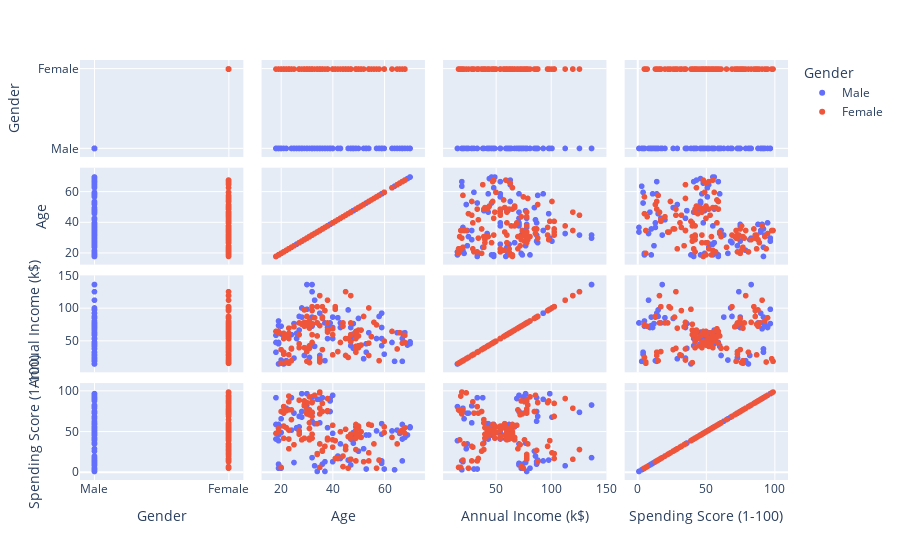

This figure's notebook cell:
### Code cell
px.scatter_matrix(df, color='Gender')

### Figure 1 — Plotly figure (JSON) as saved in the notebook; plotly's stock layout.template omitted (floating-point values rounded to 4 significant figures)
{"data": [{"dimensions": [{"axis": {"matches": true}, "label": "Gender", "values": ["Male", "Male", "Male", "Male", "Male", "Male", "Male", "Male", "Male", "Male", "Male", "Male", "Male", "Male", "Male", "Male", "Male", "Male", "Male", "Male", "Male", "Male", "Male", "Male", "Male", "Male", "Male", "Male", "Male", "Male", "Male", "Male", "Male", "Male", "Male", "Male", "Male", "Male", "Male", "Male", "Male", "Male", "Male", "Male", "Male", "Male", "Male", "Male", "Male", "Male", "Male", "Male", "Male", "Male", "Male", "Male", "Male", "Male", "Male", "Male", "Male", "Male", "Male", "Male", "Male", "Male", "Male", "Male", "Male", "Male", "Male", "Male", "Male", "Male", "Male", "Male", "Male", "Male", "Male", "Male", "Male", "Male", "Male", "Male", "Male", "Male", "Male", "Male"]}, {"axis": {"matches": true}, "label": "Age", "values": [19, 21, 64, 67, 37, 22, 20, 52, 35, 25, 31, 29, 35, 60, 53, 18, 24, 48, 33, 59, 47, 69, 53, 70, 19, 63, 18, 19, 70, 59, 26, 40, 57, 38, 67, 48, 18, 48, 24, 48, 20, 67, 26, 49, 54, 68, 66, 65, 19, 27, 39, 43, 40, 59, 38, 47, 39, 20, 32, 19, 32, 25, 28, 48, 34, 43, 39, 37, 34, 19, 50, 42, 32, 40, 28, 36, 36, 58, 27, 59, 35, 46, 30, 28, 33, 32, 32, 30]}, {"axis": {"matches": true}, "label": "Annual Income (k$)", "values": [15, 15, 19, 19, 20, 20, 21, 23, 24, 24, 25, 28, 28, 30, 33, 33, 38, 39, 42, 43, 43, 44, 46, 46, 46, 48, 48, 48, 49, 54, 54, 54, 54, 54, 54, 54, 59, 60, 60, 61, 61, 62, 62, 62, 63, 63, 63, 63, 64, 67, 69, 71, 71, 71, 71, 71, 71, 73, 73, 74, 75, 77, 77, 77, 78, 78, 78, 78, 78, 81, 85, 86, 87, 87, 87, 87, 87, 88, 88, 93, 93, 98, 99, 101, 113, 126, 137, 137]}, {"axis": {"matches": true}, "label": "Spending Score (1-100)", "values": [39, 81, 3, 14, 13, 79, 66, 29, 35, 73, 73, 82, 61, 4, 4, 92, 92, 36, 60, 60, 41, 46, 46, 56, 55, 51, 59, 59, 55, 47, 54, 48, 51, 55, 41, 46, 41, 49, 52, 42, 49, 59, 55, 56, 46, 43, 48, 52, 46, 56, 91, 35, 95, 11, 75, 9, 75, 5, 73, 10, 93, 12, 97, 36, 90, 17, 88, 1, 1, 5, 26, 20, 63, 13, 75, 10, 92, 15, 69, 14, 90, 15, 97, 68, 8, 74, 18, 83]}], "hovertemplate": "Gender=Male<br>%{xaxis.title.text}=%{x}<br>%{yaxis.title.text}=%{y}<extra></extra>", "legendgroup": "Male", "marker": {"color": "#636efa", "symbol": "circle"}, "name": "Male", "showlegend": true, "type": "splom"}, {"dimensions": [{"axis": {"matches": true}, "label": "Gender", "values": ["Female", "Female", "Female", "Female", "Female", "Female", "Female", "Female", "Female", "Female", "Female", "Female", "Female", "Female", "Female", "Female", "Female", "Female", "Female", "Female", "Female", "Female", "Female", "Female", "Female", "Female", "Female", "Female", "Female", "Female", "Female", "Female", "Female", "Female", "Female", "Female", "Female", "Female", "Female", "Female", "Female", "Female", "Female", "Female", "Female", "Female", "Female", "Female", "Female", "Female", "Female", "Female", "Female", "Female", "Female", "Female", "Female", "Female", "Female", "Female", "Female", "Female", "Female", "Female", "Female", "Female", "Female", "Female", "Female", "Female", "Female", "Female", "Female", "Female", "Female", "Female", "Female", "Female", "Female", "Female", "Female", "Female", "Female", "Female", "Female", "Female", "Female", "Female", "Female", "Female", "Female", "Female", "Female", "Female", "Female", "Female", "Female", "Female", "Female", "Female", "Female", "Female", "Female", "Female", "Female", "Female", "Female", "Female", "Female", "Female", "Female", "Female"]}, {"axis": {"matches": true}, "label": "Age", "values": [20, 23, 31, 22, 35, 23, 30, 35, 58, 24, 35, 35, 46, 54, 45, 40, 23, 21, 49, 21, 42, 30, 36, 20, 65, 31, 49, 24, 50, 27, 29, 31, 49, 31, 50, 51, 27, 67, 54, 43, 68, 32, 47, 60, 60, 45, 23, 49, 46, 21, 55, 22, 34, 50, 68, 40, 32, 47, 27, 23, 49, 21, 66, 19, 38, 18, 19, 63, 49, 51, 50, 38, 40, 23, 31, 25, 31, 29, 44, 35, 57, 28, 32, 32, 34, 44, 38, 47, 27, 30, 30, 56, 29, 31, 36, 33, 36, 52, 30, 37, 32, 29, 41, 54, 41, 36, 34, 32, 38, 47, 35, 45]}, {"axis": {"matches": true}, "label": "Annual Income (k$)", "values": [16, 16, 17, 17, 18, 18, 19, 19, 20, 20, 21, 23, 25, 28, 28, 29, 29, 30, 33, 33, 34, 34, 37, 37, 38, 39, 39, 39, 40, 40, 40, 40, 42, 43, 43, 44, 46, 47, 47, 48, 48, 48, 49, 50, 50, 54, 54, 54, 54, 54, 57, 57, 58, 58, 59, 60, 60, 60, 60, 62, 62, 62, 63, 63, 64, 65, 65, 65, 65, 67, 67, 67, 69, 70, 70, 72, 72, 73, 73, 74, 75, 76, 76, 77, 78, 78, 78, 78, 78, 78, 78, 79, 79, 81, 85, 86, 87, 88, 88, 97, 97, 98, 99, 101, 103, 103, 103, 103, 113, 120, 120, 126]}, {"axis": {"matches": true}, "label": "Spending Score (1-100)", "values": [6, 77, 40, 76, 6, 94, 72, 99, 15, 77, 35, 98, 5, 14, 32, 31, 87, 73, 14, 81, 17, 73, 26, 75, 35, 61, 28, 65, 55, 47, 42, 42, 52, 54, 45, 50, 51, 52, 59, 50, 48, 47, 42, 49, 56, 53, 52, 42, 44, 57, 58, 55, 60, 46, 55, 40, 42, 47, 50, 41, 48, 42, 50, 54, 42, 48, 50, 43, 59, 43, 57, 40, 58, 29, 77, 34, 71, 88, 7, 72, 5, 40, 87, 74, 22, 20, 76, 16, 89, 78, 73, 35, 83, 93, 75, 95, 27, 13, 86, 32, 86, 88, 39, 24, 17, 85, 23, 69, 91, 16, 79, 28]}], "hovertemplate": "Gender=Female<br>%{xaxis.title.text}=%{x}<br>%{yaxis.title.text}=%{y}<extra></extra>", "legendgroup": "Female", "marker": {"color": "#EF553B", "symbol": "circle"}, "name": "Female", "showlegend": true, "type": "splom"}], "layout": {"dragmode": "select", "legend": {"title": {"text": "Gender"}, "tracegroupgap": 0}, "margin": {"t": 60}}}
